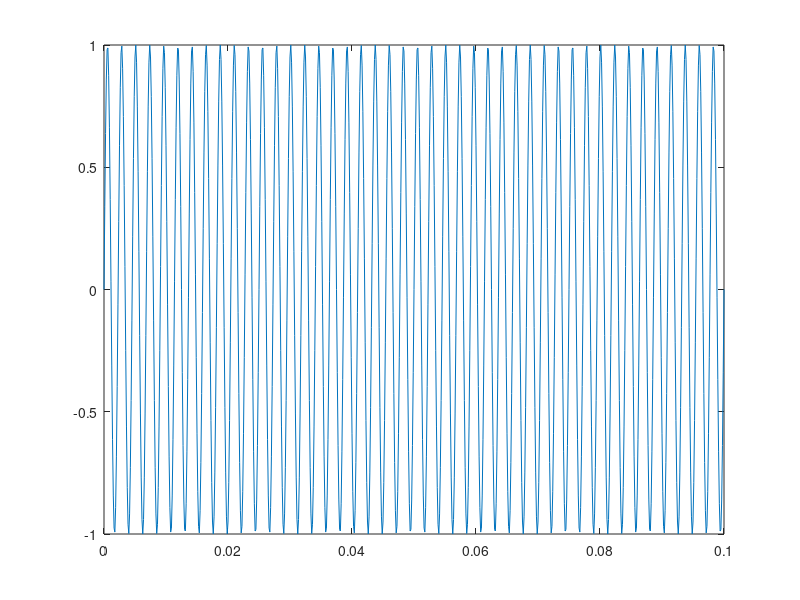

Recreate this plot in MATLAB.
F0=440;
A=1;
fe=8000;
Te = 1/fe;
t=0 : Te :0.1;
N = length(t);
s1 = A*sin(2*pi*F0*t);
M=2^11;
f = 0:fe/N:8000;
figure
plot(t,s1)
